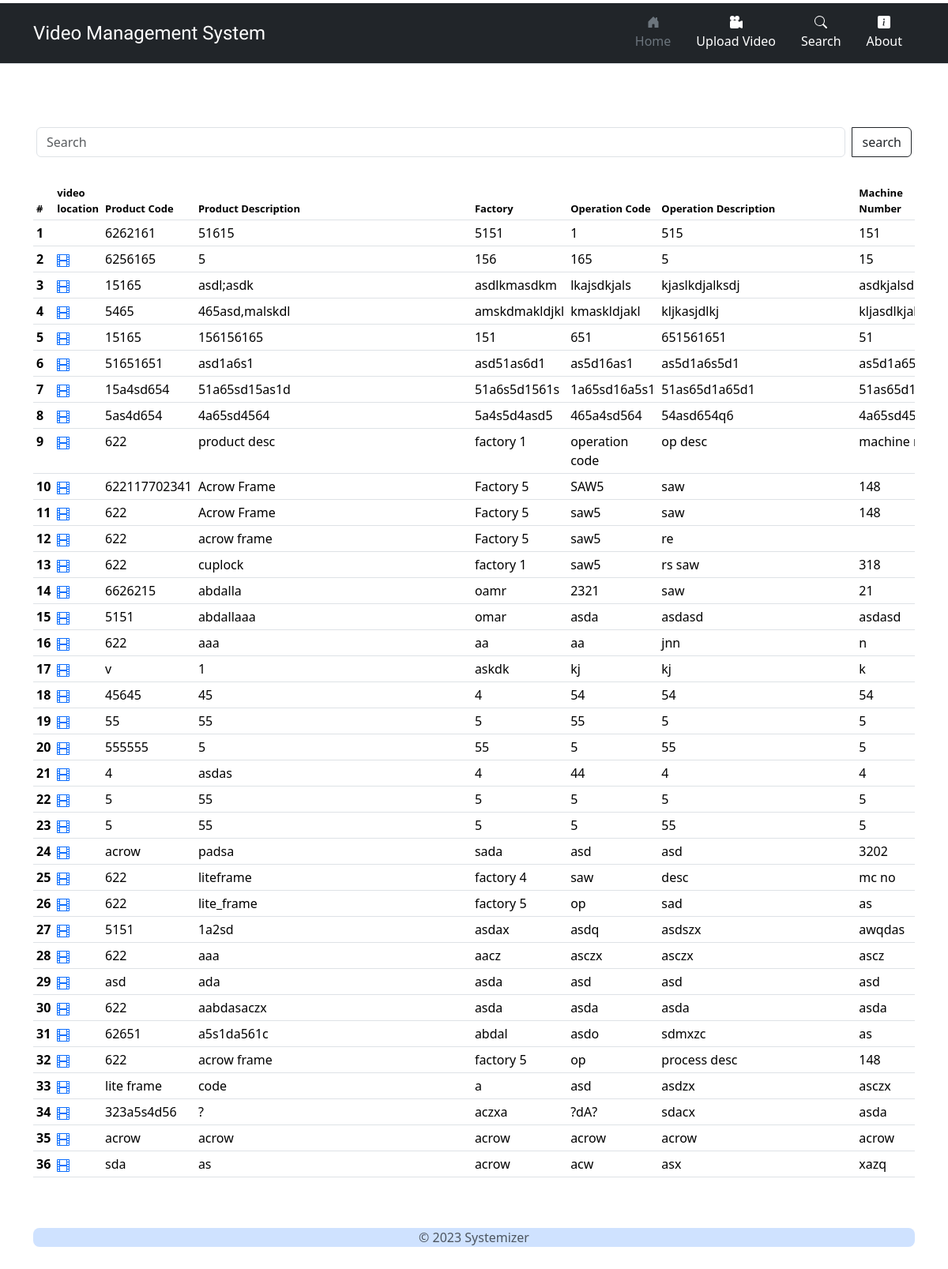
The app's page /search, older data.
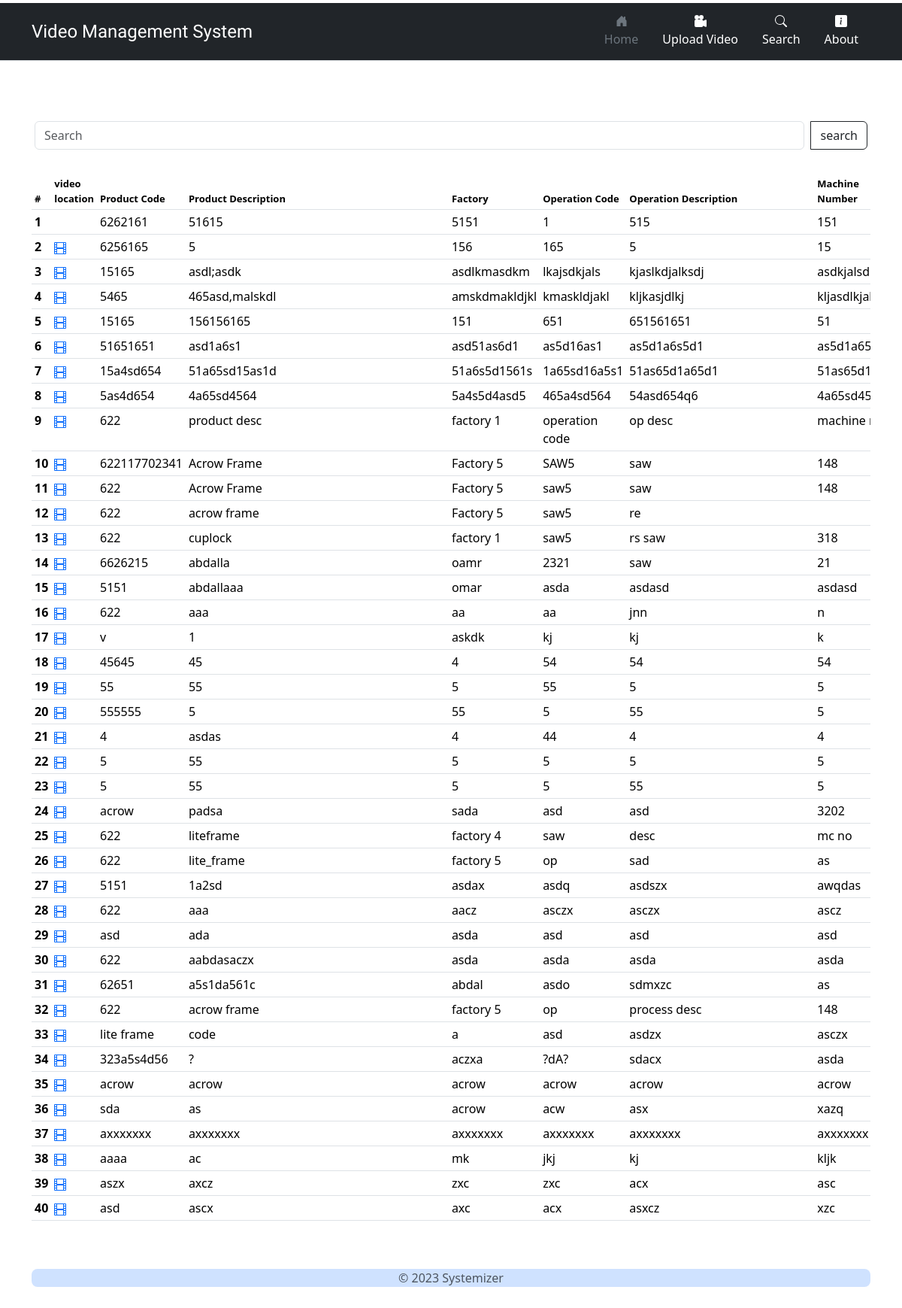
The same page, newer data.
### video_management_system/models.py (models this page shows)
class Video(models.Model):
    video_file = models.FileField(upload_to='videos/')
    product_code = models.CharField(max_length=50, blank=True)
    product_description = models.CharField(max_length=255, blank=True)
    factory = models.CharField(max_length=50, blank=True)
    operation_code = models.CharField(max_length=50, blank=True)
    operation_description = models.CharField(max_length=255, blank=True)
    machine_number = models.CharField(max_length=50, blank=True)
    machine_description = models.CharField(max_length=255, blank=True)
    operator_code = models.CharField(max_length=50, blank=True)
    operator_name = models.CharField(max_length=255, blank=True)
    additional_details = models.TextField(blank=True)

### video_management_system/views.py (the view)
# urls.py: path("search",views.search_videos,name='search'),
def search_videos(request):
    if request.method == 'POST':
        search_param = request.POST.get('search-input')
        if search_param == "" :
            videos = Video.objects.all()
            context = {
                'videos': videos,
            }
        else:
            search_keywords = re.findall(r'\b\w+(?:\s*\w*\d\s*)*\b', search_param)
            print(search_keywords)
            results = []
            for keyword in search_keywords:
                query = Q(product_code__contains=keyword) | Q(product_description__contains=keyword) | Q(factory__contains=keyword) | Q(operation_code__contains=keyword) | Q(machine_number__contains=keyword) | Q(machine_description__contains=keyword) | Q(operator_code__contains=keyword) | Q(operator_name__contains=keyword) | Q(additional_details__contains=keyword)
                results.extend(list(Video.objects.filter(query)))
            unique_results = list(set(results))
            print(unique_results)
            context = {
                'videos': unique_results,
            }
    else:
        videos = Video.objects.all()
        context = {
            'videos': videos,
        }
    return render(request, 'search.html', context)

### video_management_system/templates/search.html (shortened to what this page needs)
{% extends 'base.html' %} {% block content %}
<div class="container">
  <div class="d-flex flex-column my-5">
    <div class="input-group my-3">
      <form
        class="input-group my-3"
        method="post"
        enctype="multipart/form-data"
        id="search-form"
      >
        <input
          type="search"
          class="form-control rounded mx-1"
          placeholder="Search"
          aria-label="Search"
          aria-describedby="search-addon"
          id="search-input"
          name="search-input"
        />
        <button
          type="submit"
          class="btn btn-outline-dark mx-1"
          id="search-btn"
          data-mdb-ripple-init
        >
          search
        </button>
      </form>
    </div>
    <div class="table-videos overflow-auto">
      <table class="table table-sm flex-row">
        <thead class="header-cell">
          <tr class="header-cell">
            <th scope="col" class="">#</th>
            <th scope="col" class="header-cell-video-location">
              video location
            </th>
            <th scope="col" class="header-cell-product-code">Product Code</th>
            <th scope="col" class="header-cell-product-description">
              Product Description
            </th>
            <th scope="col" class="header-cell-factory">Factory</th>
            <th scope="col" class="header-cell-operation-code">
              Operation Code
            </th>
            <th scope="col" class="header-cell-operation-description">
              Operation Description
            </th>
            <th scope="col" class="header-cell-machine-number">
              Machine Number
            </th>
          </tr>
        </thead>
        <tbody>
          {% for item in videos %}
          <tr>
            <th scope="row">{{ forloop.counter }}</th>
            <td>
              <a
                href="#"
                id="view-stream"
                onclick="openStream('{{ item.video_file }}')"
              >
              </a>
            </td>
            <td>{{ item.product_code }}</td>
            <td>{{ item.product_description }}</td>
            <td>{{ item.factory }}</td>
            <td>{{ item.operation_code }}</td>
            <td>{{ item.operation_description }}</td>
            <td>{{ item.machine_number }}</td>
          </tr>
          {% endfor %}
        </tbody>
      </table>
    </div>
  </div>
</div>
{% endblock %}

Row changes from the older to the newer data that the page shows:
added Video: product_code "axxxxxxx", product_description "axxxxxxx", factory "axxxxxxx", operation_code "axxxxxxx", operation_description "axxxxxxx", machine_number "axxxxxxx"
added Video: product_code "aaaa", product_description "ac", factory "mk", operation_code "jkj", operation_description "kj", machine_number "kljk"
added Video: product_code "aszx", product_description "axcz", factory "zxc", operation_code "zxc", operation_description "acx", machine_number "asc"
added Video: product_code "asd", product_description "ascx", factory "axc", operation_code "acx", operation_description "asxcz", machine_number "xzc"
